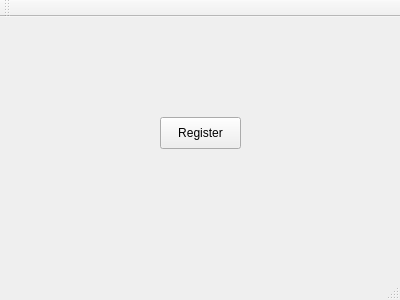
<?xml version="1.0" encoding="UTF-8"?>
<ui version="4.0">
 <class>MainWindow</class>
 <widget class="QMainWindow" name="MainWindow">
  <property name="geometry">
   <rect>
    <x>0</x>
    <y>0</y>
    <width>400</width>
    <height>300</height>
   </rect>
  </property>
  <property name="windowTitle">
   <string>MainWindow</string>
  </property>
  <widget class="QWidget" name="centralWidget">
   <widget class="QPushButton" name="registerButton">
    <property name="geometry">
     <rect>
      <x>160</x>
      <y>100</y>
      <width>81</width>
      <height>32</height>
     </rect>
    </property>
    <property name="text">
     <string>Register</string>
    </property>
   </widget>
  </widget>
  <widget class="QMenuBar" name="menuBar">
   <property name="geometry">
    <rect>
     <x>0</x>
     <y>0</y>
     <width>400</width>
     <height>22</height>
    </rect>
   </property>
  </widget>
  <widget class="QToolBar" name="mainToolBar">
   <attribute name="toolBarArea">
    <enum>TopToolBarArea</enum>
   </attribute>
   <attribute name="toolBarBreak">
    <bool>false</bool>
   </attribute>
  </widget>
  <widget class="QStatusBar" name="statusBar"/>
 </widget>
 <layoutdefault spacing="6" margin="11"/>
 <resources/>
 <connections/>
</ui>
